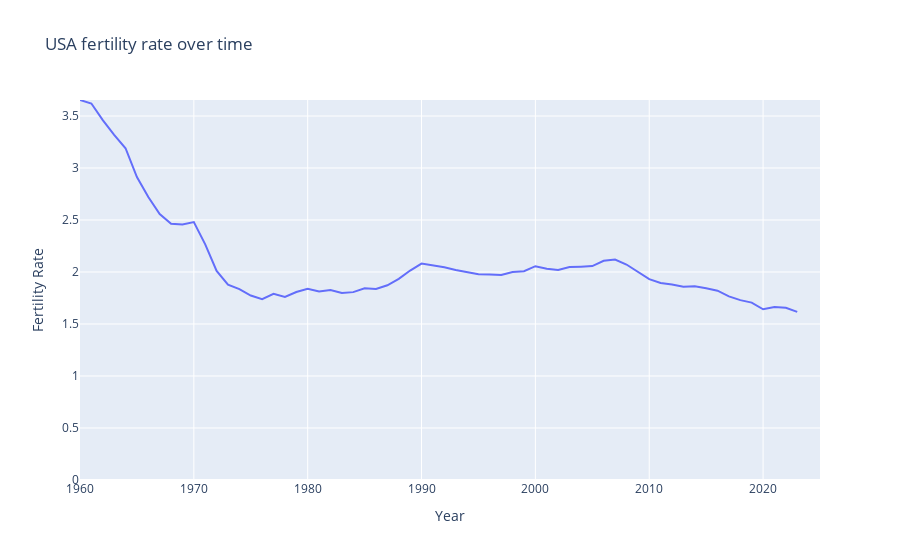

The cell this chart's notebook holds for it:
### Code cell
fertility_by_year["Year"] = fertility_by_year["Year"].astype(int)

fig = px.line(
    fertility_by_year,
    x="Year",
    y="Fertility Rate",
    title="USA fertility rate over time",
)
fig.update_yaxes(range=[0, max_fertility])
fig.show()

### Figure 1 — Plotly figure (JSON) as saved in the notebook; plotly's stock layout.template omitted (floating-point values rounded to 4 significant figures)
{"data": [{"hovertemplate": "Year=%{x}<br>Fertility Rate=%{y}<extra></extra>", "legendgroup": "", "line": {"color": "#636efa", "dash": "solid"}, "marker": {"symbol": "circle"}, "mode": "lines", "name": "", "orientation": "v", "showlegend": false, "type": "scatter", "x": [1960, 1961, 1962, 1963, 1964, 1965, 1966, 1967, 1968, 1969, 1970, 1971, 1972, 1973, 1974, 1975, 1976, 1977, 1978, 1979, 1980, 1981, 1982, 1983, 1984, 1985, 1986, 1987, 1988, 1989, 1990, 1991, 1992, 1993, 1994, 1995, 1996, 1997, 1998, 1999, 2000, 2001, 2002, 2003, 2004, 2005, 2006, 2007, 2008, 2009, 2010, 2011, 2012, 2013, 2014, 2015, 2016, 2017, 2018, 2019, 2020, 2021, 2022, 2023, 2024, 2025], "xaxis": "x", "y": [3.654, 3.62, 3.461, 3.319, 3.19, 2.913, 2.721, 2.558, 2.464, 2.456, 2.48, 2.266, 2.01, 1.879, 1.835, 1.774, 1.738, 1.79, 1.76, 1.808, 1.839, 1.812, 1.827, 1.799, 1.806, 1.844, 1.837, 1.872, 1.934, 2.014, 2.081, 2.062, 2.046, 2.019, 2.002, 1.978, 1.976, 1.971, 1.999, 2.007, 2.056, 2.03, 2.021, 2.047, 2.051, 2.057, 2.108, 2.12, 2.072, 2.002, 1.931, 1.895, 1.881, 1.857, 1.863, 1.843, 1.821, 1.766, 1.73, 1.706, 1.641, 1.664, 1.657, 1.617, NaN, NaN], "yaxis": "y"}], "layout": {"legend": {"tracegroupgap": 0}, "title": {"text": "USA fertility rate over time"}, "xaxis": {"anchor": "y", "domain": [0, 1], "title": {"text": "Year"}}, "yaxis": {"anchor": "x", "domain": [0, 1], "range": [0, 3.654], "title": {"text": "Fertility Rate"}}}}
